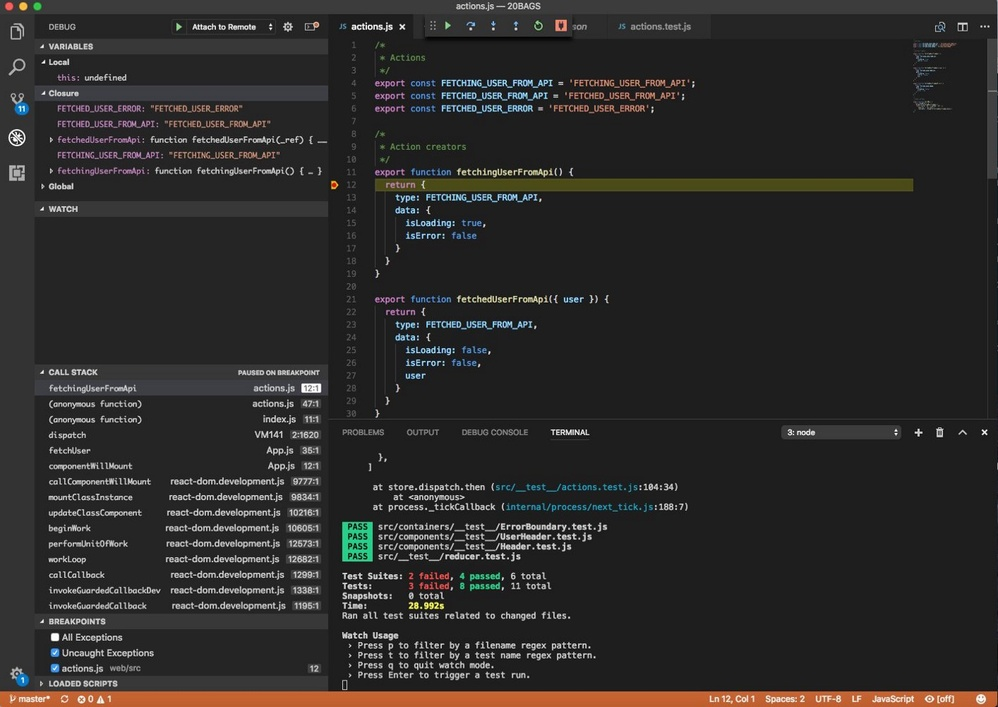
#> input picture 230408-images/example.jpg, 998 x 707 px, shrunk from 1400 x 991 before the run
$ python 04-rotate.py
#> lines starting #> are read from the running program, lines starting #| are printed output that depends on the picture
#!/usr/bin/env python3

"""
Rotate an image on 90*
"""

from PIL import Image
im = Image.open("example.jpg")
#> im is the input picture: PIL image 998x707 RGB; mean R, G, B 44.9, 43.3, 42.1
new_im = im.rotate(90)
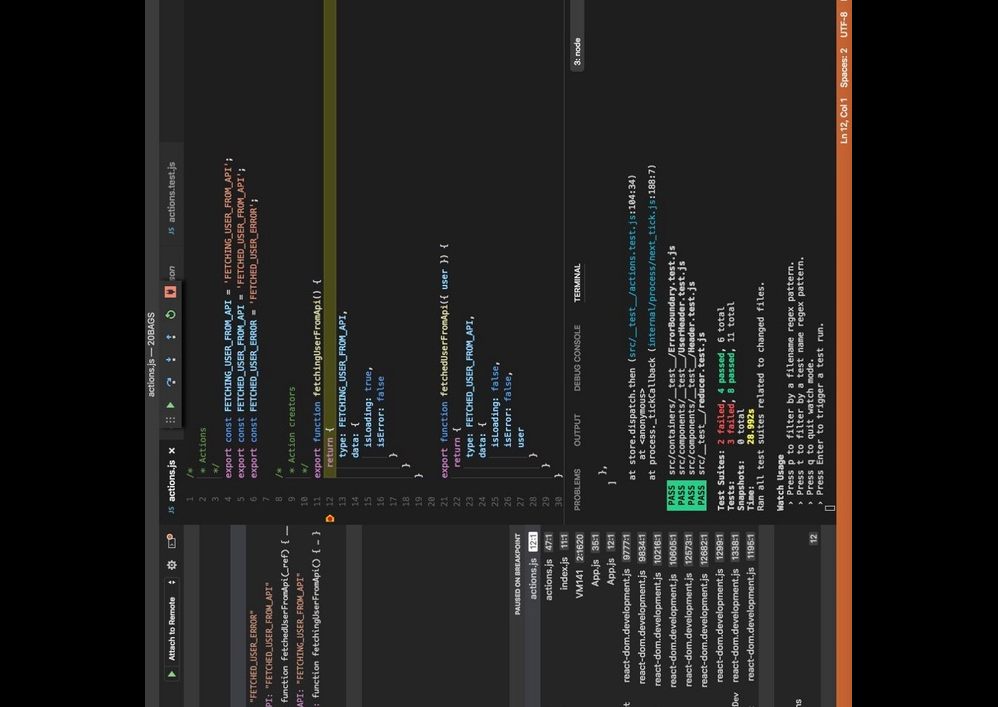
#> new_im: PIL image 998x707 RGB; mean R, G, B 31.4, 30.3, 29.2
new_im.save("example_rotated.jpg")
